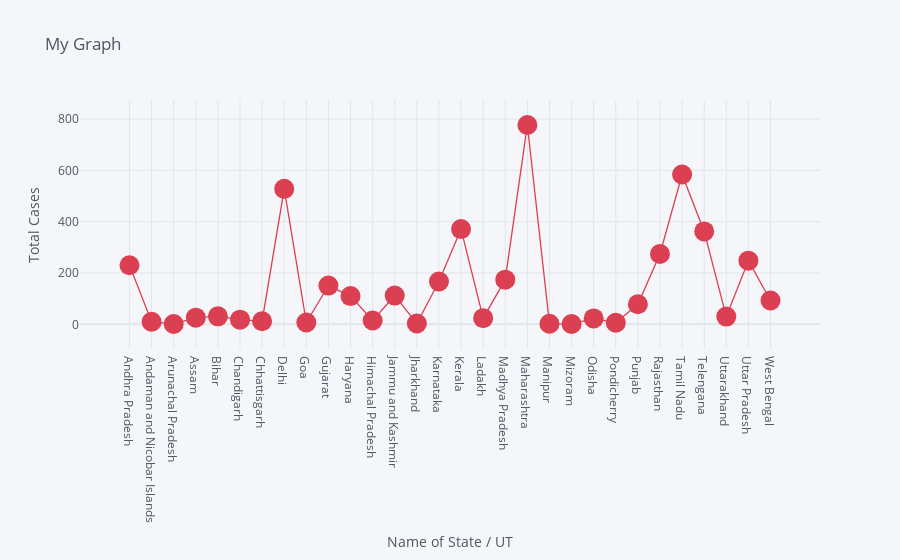
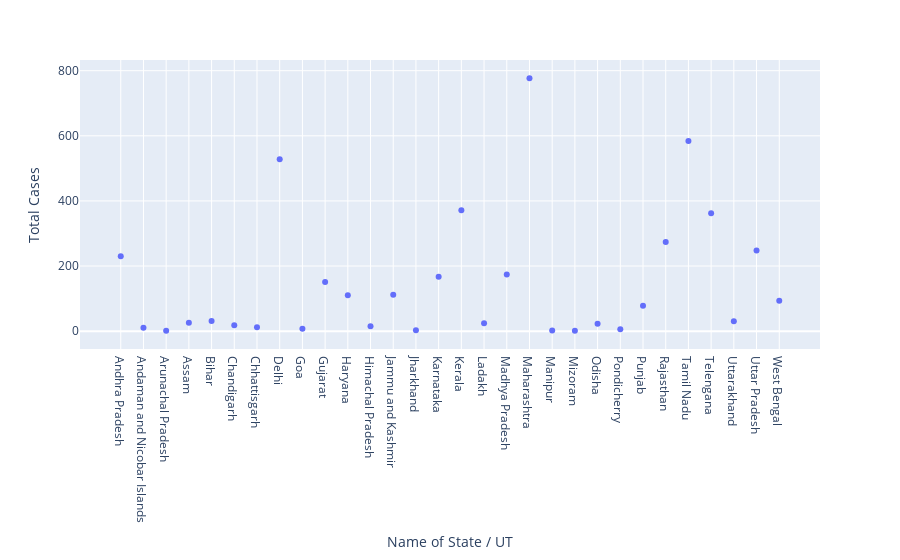

Source (notebook cell) for these figures, in order:
### Code cell
df.iplot(kind='scatter',x='Name of State / UT',y='Total Cases',mode='markers+lines',title='My Graph',xTitle='Name of State / UT',yTitle='Total Cases',colors='red',size=20)
px.scatter(df,x='Name of State / UT',y='Total Cases')

### Figure 1 — Plotly figure (JSON) as saved in the notebook; plotly's stock layout.template omitted (floating-point values rounded to 4 significant figures)
{"data": [{"line": {"color": "rgba(219, 64, 82, 1.0)", "dash": "solid", "shape": "linear", "width": 1.3}, "marker": {"size": 20, "symbol": "circle"}, "mode": "markers+lines", "name": "Total Cases", "text": "", "type": "scatter", "x": ["Andhra Pradesh", "Andaman and Nicobar Islands", "Arunachal Pradesh", "Assam", "Bihar", "Chandigarh", "Chhattisgarh", "Delhi", "Goa", "Gujarat", "Haryana", "Himachal Pradesh", "Jammu and Kashmir", "Jharkhand", "Karnataka", "Kerala", "Ladakh", "Madhya Pradesh", "Maharashtra", "Manipur", "Mizoram", "Odisha", "Pondicherry", "Punjab", "Rajasthan", "Tamil Nadu", "Telengana", "Uttarakhand", "Uttar Pradesh", "West Bengal"], "y": [230, 10, 1, 26, 31, 18, 12, 528, 7, 151, 110, 15, 112, 3, 167, 371, 24, 174, 777, 2, 1, 23, 6, 78, 274, 584, 362, 30, 248, 93]}], "layout": {"legend": {"bgcolor": "#F5F6F9", "font": {"color": "#4D5663"}}, "paper_bgcolor": "#F5F6F9", "plot_bgcolor": "#F5F6F9", "title": {"font": {"color": "#4D5663"}, "text": "My Graph"}, "xaxis": {"gridcolor": "#E1E5ED", "showgrid": true, "tickfont": {"color": "#4D5663"}, "title": {"font": {"color": "#4D5663"}, "text": "Name of State / UT"}, "zerolinecolor": "#E1E5ED"}, "yaxis": {"gridcolor": "#E1E5ED", "showgrid": true, "tickfont": {"color": "#4D5663"}, "title": {"font": {"color": "#4D5663"}, "text": "Total Cases"}, "zerolinecolor": "#E1E5ED"}}}

### Figure 2 — Plotly figure (JSON) as saved in the notebook; plotly's stock layout.template omitted (floating-point values rounded to 4 significant figures)
{"data": [{"hovertemplate": "Name of State / UT=%{x}<br>Total Cases=%{y}<extra></extra>", "legendgroup": "", "marker": {"color": "#636efa", "symbol": "circle"}, "mode": "markers", "name": "", "showlegend": false, "type": "scatter", "x": ["Andhra Pradesh", "Andaman and Nicobar Islands", "Arunachal Pradesh", "Assam", "Bihar", "Chandigarh", "Chhattisgarh", "Delhi", "Goa", "Gujarat", "Haryana", "Himachal Pradesh", "Jammu and Kashmir", "Jharkhand", "Karnataka", "Kerala", "Ladakh", "Madhya Pradesh", "Maharashtra", "Manipur", "Mizoram", "Odisha", "Pondicherry", "Punjab", "Rajasthan", "Tamil Nadu", "Telengana", "Uttarakhand", "Uttar Pradesh", "West Bengal"], "xaxis": "x", "y": [230, 10, 1, 26, 31, 18, 12, 528, 7, 151, 110, 15, 112, 3, 167, 371, 24, 174, 777, 2, 1, 23, 6, 78, 274, 584, 362, 30, 248, 93], "yaxis": "y"}], "layout": {"legend": {"tracegroupgap": 0}, "margin": {"t": 60}, "xaxis": {"anchor": "y", "domain": [0, 1], "title": {"text": "Name of State / UT"}}, "yaxis": {"anchor": "x", "domain": [0, 1], "title": {"text": "Total Cases"}}}}
